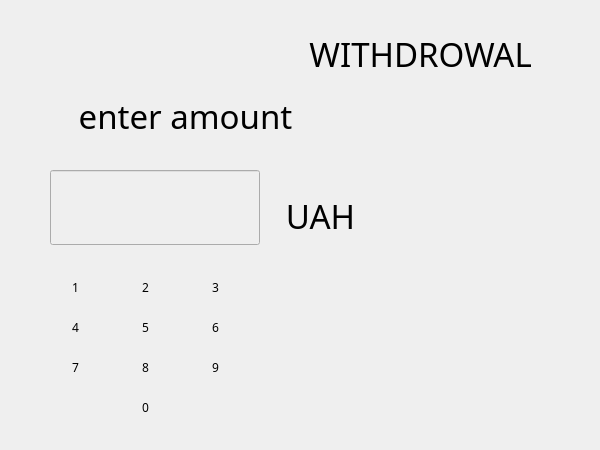
<?xml version="1.0" encoding="UTF-8"?>
<ui version="4.0">
 <class>GetMoney</class>
 <widget class="QWidget" name="GetMoney">
  <property name="geometry">
   <rect>
    <x>0</x>
    <y>0</y>
    <width>600</width>
    <height>450</height>
   </rect>
  </property>
  <property name="windowTitle">
   <string>Form</string>
  </property>
  <property name="styleSheet">
   <string notr="true">#GetMoney{
background-image: url(:/Resources/background.png);
}</string>
  </property>
  <widget class="QLabel" name="action">
   <property name="geometry">
    <rect>
     <x>0</x>
     <y>90</y>
     <width>371</width>
     <height>51</height>
    </rect>
   </property>
   <property name="font">
    <font>
     <family>KenVector Future</family>
     <pointsize>25</pointsize>
     <underline>false</underline>
     <strikeout>false</strikeout>
    </font>
   </property>
   <property name="styleSheet">
    <string notr="true">#action{
background: none;
text-align:center;
}</string>
   </property>
   <property name="text">
    <string>enter amount</string>
   </property>
   <property name="alignment">
    <set>Qt::AlignCenter</set>
   </property>
  </widget>
  <widget class="QPushButton" name="cancelButt">
   <property name="geometry">
    <rect>
     <x>390</x>
     <y>370</y>
     <width>215</width>
     <height>79</height>
    </rect>
   </property>
   <property name="styleSheet">
    <string notr="true">#cancelButt {
background-image: url(:Resources/cancel.png);
border: none;
}
#cancelButt:pressed
{
   background-image: url(:Resources/cancelP.png);
  border: none;
}</string>
   </property>
   <property name="text">
    <string/>
   </property>
   <property name="iconSize">
    <size>
     <width>219</width>
     <height>79</height>
    </size>
   </property>
  </widget>
  <widget class="QPushButton" name="pushButton_5">
   <property name="geometry">
    <rect>
     <x>120</x>
     <y>310</y>
     <width>51</width>
     <height>35</height>
    </rect>
   </property>
   <property name="font">
    <font>
     <family>KenVector Future</family>
    </font>
   </property>
   <property name="styleSheet">
    <string notr="true">#pushButton_5{
background-image: url(:Resources/padButtonShort.png);
border: none;
}
</string>
   </property>
   <property name="text">
    <string>5</string>
   </property>
  </widget>
  <widget class="QPushButton" name="cancelAct">
   <property name="geometry">
    <rect>
     <x>270</x>
     <y>350</y>
     <width>71</width>
     <height>35</height>
    </rect>
   </property>
   <property name="styleSheet">
    <string notr="true">#cancelAct{
background-image: url(:/Resources/cancelAct.png);
border: none;
}</string>
   </property>
   <property name="text">
    <string/>
   </property>
   <property name="iconSize">
    <size>
     <width>71</width>
     <height>35</height>
    </size>
   </property>
  </widget>
  <widget class="QPushButton" name="okAct">
   <property name="geometry">
    <rect>
     <x>270</x>
     <y>270</y>
     <width>71</width>
     <height>35</height>
    </rect>
   </property>
   <property name="styleSheet">
    <string notr="true">#okAct
{
background-image: url(:/Resources/okAct.png);
border: none;
}</string>
   </property>
   <property name="text">
    <string/>
   </property>
   <property name="iconSize">
    <size>
     <width>71</width>
     <height>35</height>
    </size>
   </property>
  </widget>
  <widget class="QPushButton" name="pushButton_right">
   <property name="geometry">
    <rect>
     <x>190</x>
     <y>390</y>
     <width>51</width>
     <height>35</height>
    </rect>
   </property>
   <property name="font">
    <font>
     <family>KenVector Future</family>
    </font>
   </property>
   <property name="styleSheet">
    <string notr="true">#pushButton_right{
background-image: url(:Resources/padButtonShort.png);
border: none;
}
</string>
   </property>
   <property name="text">
    <string/>
   </property>
  </widget>
  <widget class="QPushButton" name="pushButton_2">
   <property name="geometry">
    <rect>
     <x>120</x>
     <y>270</y>
     <width>51</width>
     <height>35</height>
    </rect>
   </property>
   <property name="font">
    <font>
     <family>KenVector Future</family>
    </font>
   </property>
   <property name="styleSheet">
    <string notr="true">#pushButton_2 {
background-image: url(:Resources/padButtonShort.png);
border: none;
}
</string>
   </property>
   <property name="text">
    <string>2</string>
   </property>
  </widget>
  <widget class="QPushButton" name="pushButton_8">
   <property name="geometry">
    <rect>
     <x>120</x>
     <y>350</y>
     <width>51</width>
     <height>35</height>
    </rect>
   </property>
   <property name="font">
    <font>
     <family>KenVector Future</family>
    </font>
   </property>
   <property name="styleSheet">
    <string notr="true">#pushButton_8{
background-image: url(:Resources/padButtonShort.png);
border: none;
}
</string>
   </property>
   <property name="text">
    <string>8</string>
   </property>
  </widget>
  <widget class="QPushButton" name="pushButton_6">
   <property name="geometry">
    <rect>
     <x>190</x>
     <y>310</y>
     <width>51</width>
     <height>35</height>
    </rect>
   </property>
   <property name="font">
    <font>
     <family>KenVector Future</family>
    </font>
   </property>
   <property name="styleSheet">
    <string notr="true">#pushButton_6{
background-image: url(:Resources/padButtonShort.png);
border: none;
}

</string>
   </property>
   <property name="text">
    <string>6</string>
   </property>
  </widget>
  <widget class="QPushButton" name="pushButton_7">
   <property name="geometry">
    <rect>
     <x>50</x>
     <y>350</y>
     <width>51</width>
     <height>35</height>
    </rect>
   </property>
   <property name="font">
    <font>
     <family>KenVector Future</family>
    </font>
   </property>
   <property name="styleSheet">
    <string notr="true">#pushButton_7{
background-image: url(:Resources/padButtonShort.png);
border: none;
}
</string>
   </property>
   <property name="text">
    <string>7</string>
   </property>
  </widget>
  <widget class="QPushButton" name="eraseAct">
   <property name="geometry">
    <rect>
     <x>270</x>
     <y>310</y>
     <width>71</width>
     <height>35</height>
    </rect>
   </property>
   <property name="styleSheet">
    <string notr="true">#eraseAct{
background-image: url(:/Resources/eraseAct.png);
border: none;
}</string>
   </property>
   <property name="text">
    <string/>
   </property>
   <property name="iconSize">
    <size>
     <width>71</width>
     <height>35</height>
    </size>
   </property>
  </widget>
  <widget class="QPushButton" name="pushButton_3">
   <property name="geometry">
    <rect>
     <x>190</x>
     <y>270</y>
     <width>51</width>
     <height>35</height>
    </rect>
   </property>
   <property name="font">
    <font>
     <family>KenVector Future</family>
    </font>
   </property>
   <property name="styleSheet">
    <string notr="true">#pushButton_3 {
background-image: url(:Resources/padButtonShort.png);
border: none;
}
</string>
   </property>
   <property name="text">
    <string>3</string>
   </property>
  </widget>
  <widget class="QPushButton" name="pushButton_9">
   <property name="geometry">
    <rect>
     <x>190</x>
     <y>350</y>
     <width>51</width>
     <height>35</height>
    </rect>
   </property>
   <property name="font">
    <font>
     <family>KenVector Future</family>
    </font>
   </property>
   <property name="styleSheet">
    <string notr="true">#pushButton_9{
background-image: url(:Resources/padButtonShort.png);
border: none;
}
</string>
   </property>
   <property name="text">
    <string>9</string>
   </property>
  </widget>
  <widget class="QPushButton" name="pushButton_left">
   <property name="geometry">
    <rect>
     <x>50</x>
     <y>390</y>
     <width>51</width>
     <height>35</height>
    </rect>
   </property>
   <property name="font">
    <font>
     <family>KenVector Future</family>
    </font>
   </property>
   <property name="styleSheet">
    <string notr="true">#pushButton_left{
background-image: url(:Resources/padButtonShort.png);
border: none;
}
</string>
   </property>
   <property name="text">
    <string/>
   </property>
  </widget>
  <widget class="QPushButton" name="pushButton_4">
   <property name="geometry">
    <rect>
     <x>50</x>
     <y>310</y>
     <width>51</width>
     <height>35</height>
    </rect>
   </property>
   <property name="font">
    <font>
     <family>KenVector Future</family>
    </font>
   </property>
   <property name="styleSheet">
    <string notr="true">#pushButton_4 {
background-image: url(:Resources/padButtonShort.png);
border: none;
}
</string>
   </property>
   <property name="text">
    <string>4</string>
   </property>
  </widget>
  <widget class="QPushButton" name="pushButton_0">
   <property name="geometry">
    <rect>
     <x>120</x>
     <y>390</y>
     <width>51</width>
     <height>35</height>
    </rect>
   </property>
   <property name="font">
    <font>
     <family>KenVector Future</family>
    </font>
   </property>
   <property name="styleSheet">
    <string notr="true">#pushButton_0{
background-image: url(:Resources/padButtonShort.png);
border: none;
}
</string>
   </property>
   <property name="text">
    <string>0</string>
   </property>
  </widget>
  <widget class="QPushButton" name="pushButton_1">
   <property name="geometry">
    <rect>
     <x>50</x>
     <y>270</y>
     <width>51</width>
     <height>35</height>
    </rect>
   </property>
   <property name="font">
    <font>
     <family>KenVector Future</family>
    </font>
   </property>
   <property name="styleSheet">
    <string notr="true">#pushButton_1 {
background-image: url(:Resources/padButtonShort.png);
border: none;
}
</string>
   </property>
   <property name="text">
    <string>1</string>
   </property>
  </widget>
  <widget class="QLabel" name="window_2">
   <property name="geometry">
    <rect>
     <x>0</x>
     <y>0</y>
     <width>601</width>
     <height>108</height>
    </rect>
   </property>
   <property name="font">
    <font>
     <family>KenVector Future</family>
     <pointsize>25</pointsize>
     <underline>false</underline>
     <strikeout>false</strikeout>
    </font>
   </property>
   <property name="styleSheet">
    <string notr="true">#window_2{
background-image: url(:/Resources/backgroundTitle.png);
}</string>
   </property>
   <property name="text">
    <string>                            WITHDROWAL</string>
   </property>
   <property name="alignment">
    <set>Qt::AlignCenter</set>
   </property>
  </widget>
  <widget class="QLineEdit" name="lineEdit">
   <property name="enabled">
    <bool>false</bool>
   </property>
   <property name="geometry">
    <rect>
     <x>50</x>
     <y>170</y>
     <width>210</width>
     <height>75</height>
    </rect>
   </property>
   <property name="font">
    <font>
     <pointsize>24</pointsize>
    </font>
   </property>
   <property name="styleSheet">
    <string notr="true">#lineEdit
{
background-image: url(:/Resources/lineIn.png);
}</string>
   </property>
   <property name="alignment">
    <set>Qt::AlignCenter</set>
   </property>
   <property name="readOnly">
    <bool>true</bool>
   </property>
  </widget>
  <widget class="QLabel" name="info">
   <property name="geometry">
    <rect>
     <x>10</x>
     <y>140</y>
     <width>571</width>
     <height>31</height>
    </rect>
   </property>
   <property name="font">
    <font>
     <family>KenVector Future</family>
     <pointsize>12</pointsize>
     <underline>false</underline>
     <strikeout>false</strikeout>
    </font>
   </property>
   <property name="styleSheet">
    <string notr="true">#action{
background: none;
text-align:center;
}</string>
   </property>
   <property name="text">
    <string/>
   </property>
   <property name="alignment">
    <set>Qt::AlignCenter</set>
   </property>
  </widget>
  <widget class="QLabel" name="action_2">
   <property name="geometry">
    <rect>
     <x>270</x>
     <y>190</y>
     <width>101</width>
     <height>51</height>
    </rect>
   </property>
   <property name="font">
    <font>
     <family>KenVector Future</family>
     <pointsize>25</pointsize>
     <underline>false</underline>
     <strikeout>false</strikeout>
    </font>
   </property>
   <property name="styleSheet">
    <string notr="true">#action{
background: none;
text-align:center;
}</string>
   </property>
   <property name="text">
    <string>UAH</string>
   </property>
   <property name="alignment">
    <set>Qt::AlignCenter</set>
   </property>
  </widget>
 </widget>
 <resources/>
 <connections/>
</ui>
